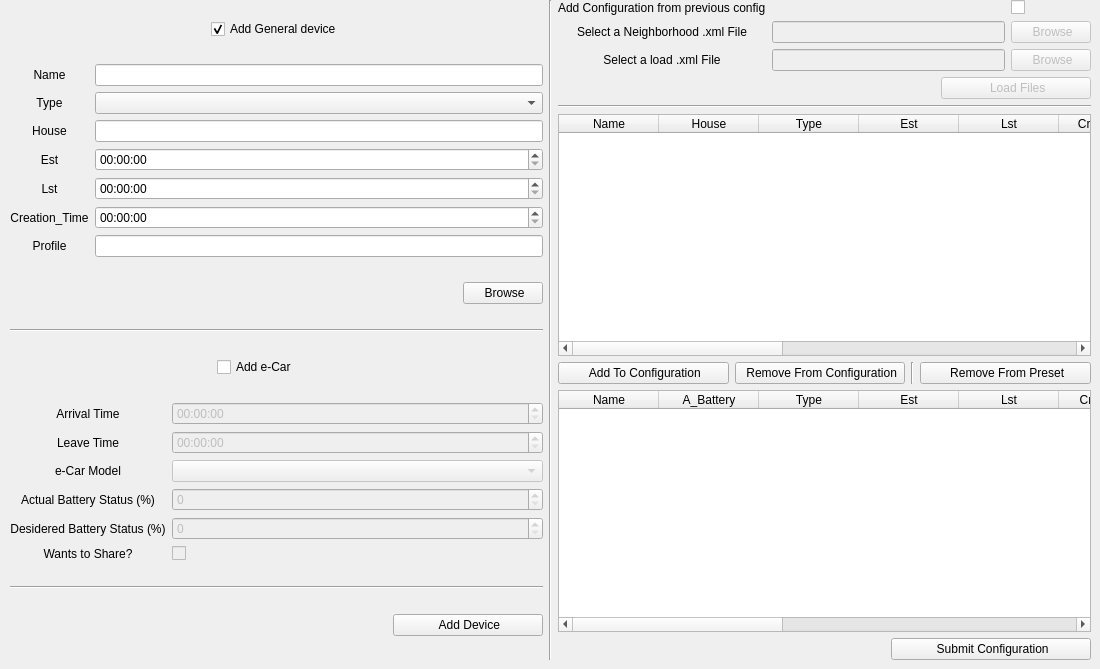
      <widget class="QWidget" name="tab">
       <attribute name="icon">
        <iconset>
         <normaloff>images/iconfinder_Settings_27879.png</normaloff>images/iconfinder_Settings_27879.png</iconset>
       </attribute>
       <attribute name="title">
        <string>Dynamic Settings</string>
       </attribute>
       <widget class="QWidget" name="layoutWidget">
        <property name="geometry">
         <rect>
          <x>10</x>
          <y>0</y>
          <width>1081</width>
          <height>660</height>
         </rect>
        </property>
        <layout class="QHBoxLayout" name="horizontalLayout_3">
         <item>
          <layout class="QVBoxLayout" name="verticalLayout_2">
           <item>
            <layout class="QHBoxLayout" name="horizontalLayout_8">
             <item>
              <spacer name="horizontalSpacer_6">
               <property name="orientation">
                <enum>Qt::Horizontal</enum>
               </property>
               <property name="sizeHint" stdset="0">
                <size>
                 <width>40</width>
                 <height>20</height>
                </size>
               </property>
              </spacer>
             </item>
             <item>
              <widget class="QCheckBox" name="general_checkbox">
               <property name="text">
                <string>Add General device</string>
               </property>
               <property name="icon">
                <iconset>
                 <normaloff>images/icons8-elettrico-80.png</normaloff>images/icons8-elettrico-80.png</iconset>
               </property>
               <property name="iconSize">
                <size>
                 <width>20</width>
                 <height>20</height>
                </size>
               </property>
               <property name="checked">
                <bool>true</bool>
               </property>
               <property name="autoExclusive">
                <bool>true</bool>
               </property>
              </widget>
             </item>
             <item>
              <spacer name="horizontalSpacer_7">
               <property name="orientation">
                <enum>Qt::Horizontal</enum>
               </property>
               <property name="sizeHint" stdset="0">
                <size>
                 <width>40</width>
                 <height>20</height>
                </size>
               </property>
              </spacer>
             </item>
            </layout>
           </item>
           <item>
            <layout class="QGridLayout" name="gridLayout_7">
             <item row="3" column="0">
              <widget class="QLabel" name="label_12">
               <property name="text">
                <string>Est</string>
               </property>
               <property name="alignment">
                <set>Qt::AlignCenter</set>
               </property>
              </widget>
             </item>
             <item row="3" column="1">
              <widget class="QTimeEdit" name="est_form"/>
             </item>
             <item row="5" column="0">
              <widget class="QLabel" name="label_14">
               <property name="text">
                <string>Creation_Time</string>
               </property>
               <property name="alignment">
                <set>Qt::AlignCenter</set>
               </property>
              </widget>
             </item>
             <item row="1" column="0">
              <widget class="QLabel" name="label_16">
               <property name="text">
                <string>Type</string>
               </property>
               <property name="alignment">
                <set>Qt::AlignCenter</set>
               </property>
              </widget>
             </item>
             <item row="1" column="1">
              <widget class="QComboBox" name="type_combo"/>
             </item>
             <item row="0" column="0">
              <widget class="QLabel" name="label_10">
               <property name="text">
                <string>Name</string>
               </property>
               <property name="alignment">
                <set>Qt::AlignCenter</set>
               </property>
              </widget>
             </item>
             <item row="4" column="0">
              <widget class="QLabel" name="label_13">
               <property name="text">
                <string>Lst</string>
               </property>
               <property name="alignment">
                <set>Qt::AlignCenter</set>
               </property>
              </widget>
             </item>
             <item row="4" column="1">
              <widget class="QTimeEdit" name="lst_form"/>
             </item>
             <item row="5" column="1">
              <widget class="QTimeEdit" name="ct_form"/>
             </item>
             <item row="0" column="1">
              <widget class="QLineEdit" name="name_form">
               <property name="enabled">
                <bool>true</bool>
               </property>
              </widget>
             </item>
             <item row="6" column="0">
              <widget class="QLabel" name="label_15">
               <property name="text">
                <string>Profile</string>
               </property>
               <property name="alignment">
                <set>Qt::AlignCenter</set>
               </property>
              </widget>
             </item>
             <item row="2" column="0">
              <widget class="QLabel" name="label_11">
               <property name="text">
                <string>House</string>
               </property>
               <property name="alignment">
                <set>Qt::AlignCenter</set>
               </property>
              </widget>
             </item>
             <item row="2" column="1">
              <widget class="QLineEdit" name="house_form"/>
             </item>
             <item row="6" column="1">
              <widget class="QLineEdit" name="profile_line"/>
             </item>
            </layout>
           </item>
           <item>
            <layout class="QHBoxLayout" name="horizontalLayout_6">
             <item>
              <spacer name="horizontalSpacer_3">
               <property name="orientation">
                <enum>Qt::Horizontal</enum>
               </property>
               <property name="sizeHint" stdset="0">
                <size>
                 <width>40</width>
                 <height>20</height>
                </size>
               </property>
              </spacer>
             </item>
             <item>
              <widget class="QPushButton" name="select_profile">
               <property name="maximumSize">
                <size>
                 <width>100</width>
                 <height>16777215</height>
                </size>
               </property>
               <property name="layoutDirection">
                <enum>Qt::LeftToRight</enum>
               </property>
               <property name="text">
                <string> Browse</string>
               </property>
               <property name="icon">
                <iconset>
                 <normaloff>images/icons8-aggiungi-file-80.png</normaloff>images/icons8-aggiungi-file-80.png</iconset>
               </property>
               <property name="iconSize">
                <size>
                 <width>20</width>
                 <height>20</height>
                </size>
               </property>
              </widget>
             </item>
            </layout>
           </item>
           <item>
            <widget class="Line" name="line_9">
             <property name="orientation">
              <enum>Qt::Horizontal</enum>
             </property>
            </widget>
           </item>
           <item>
            <layout class="QHBoxLayout" name="horizontalLayout_7">
             <item>
              <spacer name="horizontalSpacer_4">
               <property name="orientation">
                <enum>Qt::Horizontal</enum>
               </property>
               <property name="sizeHint" stdset="0">
                <size>
                 <width>40</width>
                 <height>20</height>
                </size>
               </property>
              </spacer>
             </item>
             <item>
              <widget class="QCheckBox" name="ecar_checkbox">
               <property name="minimumSize">
                <size>
                 <width>120</width>
                 <height>0</height>
                </size>
               </property>
               <property name="maximumSize">
                <size>
                 <width>100</width>
                 <height>16777215</height>
                </size>
               </property>
               <property name="text">
                <string>Add e-Car</string>
               </property>
               <property name="icon">
                <iconset>
                 <normaloff>images/icons8-carpool-80(2).png</normaloff>images/icons8-carpool-80(2).png</iconset>
               </property>
               <property name="iconSize">
                <size>
                 <width>20</width>
                 <height>20</height>
                </size>
               </property>
               <property name="autoExclusive">
                <bool>true</bool>
               </property>
              </widget>
             </item>
             <item>
              <spacer name="horizontalSpacer_5">
               <property name="orientation">
                <enum>Qt::Horizontal</enum>
               </property>
               <property name="sizeHint" stdset="0">
                <size>
                 <width>40</width>
                 <height>20</height>
                </size>
               </property>
              </spacer>
             </item>
            </layout>
           </item>
           <item>
            <layout class="QGridLayout" name="gridLayout_8">
             <item row="1" column="0">
              <widget class="QLabel" name="label_23">
               <property name="text">
                <string>Leave Time</string>
               </property>
               <property name="alignment">
                <set>Qt::AlignCenter</set>
               </property>
              </widget>
             </item>
             <item row="3" column="0">
              <widget class="QLabel" name="label_21">
               <property name="text">
                <string>Actual Battery Status (%)</string>
               </property>
               <property name="alignment">
                <set>Qt::AlignCenter</set>
               </property>
              </widget>
             </item>
             <item row="1" column="1">
              <widget class="QTimeEdit" name="leave_time">
               <property name="enabled">
                <bool>false</bool>
               </property>
               <property name="sizePolicy">
                <sizepolicy hsizetype="Expanding" vsizetype="Fixed">
                 <horstretch>0</horstretch>
                 <verstretch>0</verstretch>
                </sizepolicy>
               </property>
              </widget>
             </item>
             <item row="2" column="0">
              <widget class="QLabel" name="label_19">
               <property name="text">
                <string>e-Car Model</string>
               </property>
               <property name="alignment">
                <set>Qt::AlignCenter</set>
               </property>
              </widget>
             </item>
             <item row="2" column="1">
              <widget class="QComboBox" name="ecar_model">
               <property name="enabled">
                <bool>false</bool>
               </property>
               <property name="sizePolicy">
                <sizepolicy hsizetype="Expanding" vsizetype="Fixed">
                 <horstretch>0</horstretch>
                 <verstretch>0</verstretch>
                </sizepolicy>
               </property>
              </widget>
             </item>
             <item row="3" column="1">
              <widget class="QSpinBox" name="battery_status">
               <property name="enabled">
                <bool>false</bool>
               </property>
               <property name="sizePolicy">
                <sizepolicy hsizetype="Expanding" vsizetype="Fixed">
                 <horstretch>0</horstretch>
                 <verstretch>0</verstretch>
                </sizepolicy>
               </property>
               <property name="maximum">
                <number>100</number>
               </property>
              </widget>
             </item>
             <item row="4" column="1">
              <widget class="QSpinBox" name="desidered_battery">
               <property name="enabled">
                <bool>false</bool>
               </property>
               <property name="sizePolicy">
                <sizepolicy hsizetype="Expanding" vsizetype="Fixed">
                 <horstretch>0</horstretch>
                 <verstretch>0</verstretch>
                </sizepolicy>
               </property>
               <property name="maximum">
                <number>100</number>
               </property>
              </widget>
             </item>
             <item row="0" column="1">
              <widget class="QTimeEdit" name="arrival_time">
               <property name="enabled">
                <bool>false</bool>
               </property>
               <property name="sizePolicy">
                <sizepolicy hsizetype="Expanding" vsizetype="Fixed">
                 <horstretch>0</horstretch>
                 <verstretch>0</verstretch>
                </sizepolicy>
               </property>
              </widget>
             </item>
             <item row="4" column="0">
              <widget class="QLabel" name="label_22">
               <property name="text">
                <string>Desidered Battery Status (%)</string>
               </property>
               <property name="alignment">
                <set>Qt::AlignCenter</set>
               </property>
              </widget>
             </item>
             <item row="0" column="0">
              <widget class="QLabel" name="label_20">
               <property name="text">
                <string>Arrival Time</string>
               </property>
               <property name="alignment">
                <set>Qt::AlignCenter</set>
               </property>
              </widget>
             </item>
             <item row="5" column="0">
              <widget class="QLabel" name="label_25">
               <property name="text">
                <string>Wants to Share?</string>
               </property>
               <property name="alignment">
                <set>Qt::AlignCenter</set>
               </property>
              </widget>
             </item>
             <item row="5" column="1">
              <widget class="QCheckBox" name="wts">
               <property name="enabled">
                <bool>false</bool>
               </property>
               <property name="sizePolicy">
                <sizepolicy hsizetype="Expanding" vsizetype="Fixed">
                 <horstretch>0</horstretch>
                 <verstretch>0</verstretch>
                </sizepolicy>
               </property>
               <property name="text">
                <string/>
               </property>
              </widget>
             </item>
            </layout>
           </item>
           <item>
            <widget class="Line" name="line_10">
             <property name="orientation">
              <enum>Qt::Horizontal</enum>
             </property>
            </widget>
           </item>
           <item>
            <layout class="QHBoxLayout" name="horizontalLayout_9">
             <item>
              <spacer name="horizontalSpacer_8">
               <property name="orientation">
                <enum>Qt::Horizontal</enum>
               </property>
               <property name="sizeHint" stdset="0">
                <size>
                 <width>40</width>
                 <height>20</height>
                </size>
               </property>
              </spacer>
             </item>
             <item>
              <widget class="QPushButton" name="add_device">
               <property name="minimumSize">
                <size>
                 <width>150</width>
                 <height>0</height>
                </size>
               </property>
               <property name="text">
                <string> Add Device</string>
               </property>
               <property name="icon">
                <iconset>
                 <normaloff>images/icons8-aggiungi-colonna-80.png</normaloff>images/icons8-aggiungi-colonna-80.png</iconset>
               </property>
               <property name="iconSize">
                <size>
                 <width>20</width>
                 <height>20</height>
                </size>
               </property>
              </widget>
             </item>
            </layout>
           </item>
          </layout>
         </item>
         <item>
          <widget class="Line" name="line_8">
           <property name="orientation">
            <enum>Qt::Vertical</enum>
           </property>
          </widget>
         </item>
         <item>
          <layout class="QVBoxLayout" name="verticalLayout_7">
           <item>
            <layout class="QGridLayout" name="gridLayout_5">
             <item row="1" column="2">
              <widget class="QPushButton" name="submit_neigh_xml">
               <property name="enabled">
                <bool>false</bool>
               </property>
               <property name="text">
                <string> Browse</string>
               </property>
               <property name="icon">
                <iconset>
                 <normaloff>images/icons8-aggiungi-file-80.png</normaloff>images/icons8-aggiungi-file-80.png</iconset>
               </property>
               <property name="iconSize">
                <size>
                 <width>20</width>
                 <height>20</height>
                </size>
               </property>
              </widget>
             </item>
             <item row="0" column="0">
              <widget class="QLabel" name="label_17">
               <property name="text">
                <string>Add Configuration from previous config</string>
               </property>
              </widget>
             </item>
             <item row="1" column="0">
              <widget class="QLabel" name="label_8">
               <property name="text">
                <string>Select a Neighborhood .xml File</string>
               </property>
               <property name="alignment">
                <set>Qt::AlignCenter</set>
               </property>
              </widget>
             </item>
             <item row="0" column="2">
              <widget class="QCheckBox" name="configtype_checkbox">
               <property name="text">
                <string/>
               </property>
               <property name="autoExclusive">
                <bool>true</bool>
               </property>
              </widget>
             </item>
             <item row="1" column="1">
              <widget class="QLineEdit" name="neigh_edit">
               <property name="enabled">
                <bool>false</bool>
               </property>
              </widget>
             </item>
             <item row="2" column="1">
              <widget class="QLineEdit" name="load_edit">
               <property name="enabled">
                <bool>false</bool>
               </property>
              </widget>
             </item>
             <item row="2" column="2">
              <widget class="QPushButton" name="submit_load_xml">
               <property name="enabled">
                <bool>false</bool>
               </property>
               <property name="text">
                <string> Browse</string>
               </property>
               <property name="icon">
                <iconset>
                 <normaloff>images/icons8-aggiungi-file-80.png</normaloff>images/icons8-aggiungi-file-80.png</iconset>
               </property>
               <property name="iconSize">
                <size>
                 <width>20</width>
                 <height>20</height>
                </size>
               </property>
              </widget>
             </item>
             <item row="2" column="0">
              <widget class="QLabel" name="label_9">
               <property name="text">
                <string>Select a load .xml File</string>
               </property>
               <property name="alignment">
                <set>Qt::AlignCenter</set>
               </property>
              </widget>
             </item>
            </layout>
           </item>
           <item>
            <layout class="QHBoxLayout" name="horizontalLayout_10">
             <item>
              <spacer name="horizontalSpacer_9">
               <property name="orientation">
                <enum>Qt::Horizontal</enum>
               </property>
               <property name="sizeHint" stdset="0">
                <size>
                 <width>40</width>
                 <height>20</height>
                </size>
               </property>
              </spacer>
             </item>
             <item>
              <widget class="QPushButton" name="add_xml_button">
               <property name="enabled">
                <bool>false</bool>
               </property>
               <property name="minimumSize">
                <size>
                 <width>150</width>
                 <height>0</height>
                </size>
               </property>
               <property name="text">
                <string> Load Files</string>
               </property>
               <property name="icon">
                <iconset>
                 <normaloff>images/icons8-caricare-64.png</normaloff>images/icons8-caricare-64.png</iconset>
               </property>
               <property name="iconSize">
                <size>
                 <width>20</width>
                 <height>20</height>
                </size>
               </property>
              </widget>
             </item>
            </layout>
           </item>
           <item>
            <widget class="Line" name="line_7">
             <property name="orientation">
              <enum>Qt::Horizontal</enum>
             </property>
            </widget>
           </item>
           <item>
            <widget class="QTableWidget" name="tableWidget">
             <property name="editTriggers">
              <set>QAbstractItemView::DoubleClicked</set>
             </property>
             <property name="selectionBehavior">
              <enum>QAbstractItemView::SelectRows</enum>
             </property>
             <property name="sortingEnabled">
              <bool>true</bool>
             </property>
             <property name="rowCount">
              <number>0</number>
             </property>
             <property name="columnCount">
              <number>12</number>
             </property>
             <column>
              <property name="text">
               <string>Name</string>
              </property>
             </column>
             <column>
              <property name="text">
               <string>House</string>
              </property>
             </column>
             <column>
              <property name="text">
               <string>Type</string>
              </property>
             </column>
             <column>
              <property name="text">
               <string>Est</string>
              </property>
             </column>
             <column>
              <property name="text">
               <string>Lst</string>
              </property>
             </column>
             <column>
              <property name="text">
               <string>Creat_Time</string>
              </property>
             </column>
             <column>
              <property name="text">
               <string>Profile</string>
              </property>
             </column>
             <column>
              <property name="text">
               <string>Car_Model</string>
              </property>
             </column>
             <column>
              <property name="text">
               <string>Arr_Time</string>
              </property>
             </column>
             <column>
              <property name="text">
               <string>L_Time</string>
              </property>
             </column>
             <column>
              <property name="text">
               <string>A_Battery</string>
              </property>
             </column>
             <column>
              <property name="text">
               <string>D_Battery</string>
              </property>
             </column>
            </widget>
           </item>
           <item>
            <layout class="QHBoxLayout" name="horizontalLayout_5">
             <item>
              <widget class="QPushButton" name="add_To_Configuration">
               <property name="text">
                <string> Add To Configuration</string>
               </property>
               <property name="icon">
                <iconset>
                 <normaloff>images/icons8-cerchiato-giù-2-96.png</normaloff>images/icons8-cerchiato-giù-2-96.png</iconset>
               </property>
               <property name="iconSize">
                <size>
                 <width>20</width>
                 <height>20</height>
                </size>
               </property>
              </widget>
             </item>
             <item>
              <widget class="QPushButton" name="removeFromConf_button">
               <property name="text">
                <string> Remove From Configuration</string>
               </property>
               <property name="icon">
                <iconset>
                 <normaloff>images/icons8-cerchiato-su-2-96.png</normaloff>images/icons8-cerchiato-su-2-96.png</iconset>
               </property>
               <property name="iconSize">
                <size>
                 <width>20</width>
                 <height>20</height>
                </size>
               </property>
              </widget>
             </item>
             <item>
              <widget class="Line" name="line_11">
               <property name="orientation">
                <enum>Qt::Vertical</enum>
               </property>
              </widget>
             </item>
             <item>
              <widget class="QPushButton" name="removeFromPreset_button">
               <property name="text">
                <string> Remove From Preset</string>
               </property>
               <property name="icon">
                <iconset>
                 <normaloff>images/icons8-eliminare-480.png</normaloff>images/icons8-eliminare-480.png</iconset>
               </property>
               <property name="iconSize">
                <size>
                 <width>20</width>
                 <height>20</height>
                </size>
               </property>
              </widget>
             </item>
            </layout>
           </item>
           <item>
            <widget class="QTableWidget" name="tableWidget_2">
             <property name="selectionBehavior">
              <enum>QAbstractItemView::SelectRows</enum>
             </property>
             <property name="columnCount">
              <number>12</number>
             </property>
             <column>
              <property name="text">
               <string>Name</string>
              </property>
             </column>
             <column>
              <property name="text">
               <string>A_Battery</string>
              </property>
             </column>
             <column>
              <property name="text">
               <string>Type</string>
              </property>
             </column>
             <column>
              <property name="text">
               <string>Est</string>
              </property>
             </column>
             <column>
              <property name="text">
               <string>Lst</string>
              </property>
             </column>
             <column>
              <property name="text">
               <string>Creat_time</string>
              </property>
             </column>
             <column>
              <property name="text">
               <string>Profile</string>
              </property>
             </column>
             <column>
              <property name="text">
               <string>Car_Model</string>
              </property>
             </column>
             <column>
              <property name="text">
               <string>Arr_Time</string>
              </property>
             </column>
             <column>
              <property name="text">
               <string>L_Time</string>
              </property>
             </column>
             <column>
              <property name="text">
               <string>A_Battery</string>
              </property>
             </column>
             <column>
              <property name="text">
               <string>D_Battery</string>
              </property>
             </column>
            </widget>
           </item>
           <item>
            <layout class="QHBoxLayout" name="horizontalLayout_11">
             <item>
              <spacer name="horizontalSpacer_10">
               <property name="orientation">
                <enum>Qt::Horizontal</enum>
               </property>
               <property name="sizeHint" stdset="0">
                <size>
                 <width>40</width>
                 <height>20</height>
                </size>
               </property>
              </spacer>
             </item>
             <item>
              <widget class="QPushButton" name="submit_conf_button">
               <property name="minimumSize">
                <size>
                 <width>200</width>
                 <height>0</height>
                </size>
               </property>
               <property name="text">
                <string> Submit Configuration</string>
               </property>
               <property name="icon">
                <iconset>
                 <normaloff>images/icons8-segno-di-spunta-512.png</normaloff>images/icons8-segno-di-spunta-512.png</iconset>
               </property>
               <property name="iconSize">
                <size>
                 <width>20</width>
                 <height>20</height>
                </size>
               </property>
              </widget>
             </item>
            </layout>
           </item>
          </layout>
         </item>
        </layout>
       </widget>
      </widget>
